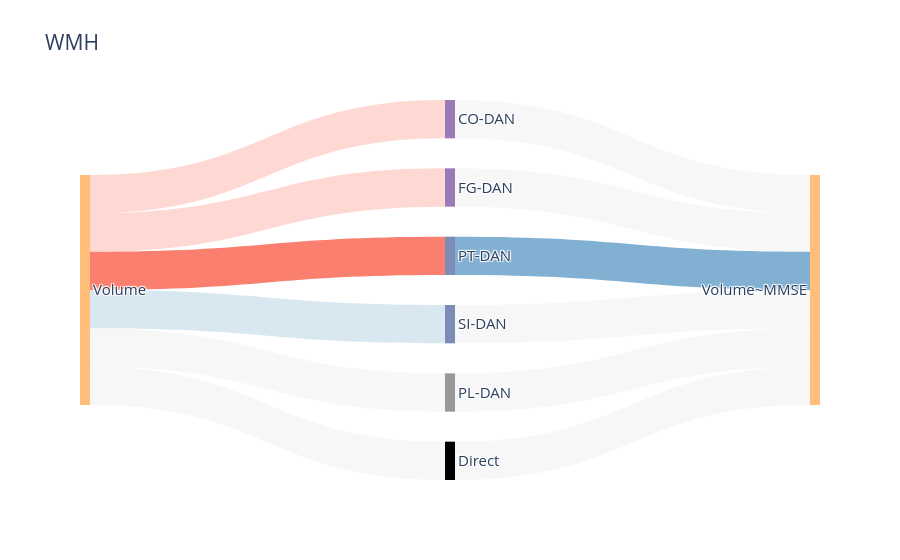

Source (notebook cell):
### Code cell
for cog_group in cog_groups:
    sankey_tbl = med_res_tbl[med_res_tbl.cog.isin(cog_group)].copy()

    for j, lm_lab in enumerate(LM_LAB_ARR[1:]):
        try:
            med_res_lm = sankey_tbl[sankey_tbl.lm == lm_lab]

            # display(med_res_lm[med_res_lm.path.str.contains("fg")])
            y_labs = med_res_lm.medcog.unique()
            x_labs = med_res_lm.med.unique()
            cm_by_net = []
            for cm in CM_NAME_ARR:
                for net in med_res_lm.net.unique():
                    cm_by_net.append(cm[:2].upper() + "-" + network_abbreviations[net])

            sankey_labs = [*x_labs, *cm_by_net, *y_labs, "Direct"]
            sankey_labs_color = [*[PLT3[1] for i in x_labs]]

            for cm in cm_by_net:
                for cm_cl in CM_ARR:
                    if cm[:2].lower() == cm_cl[0][:2]:

                        sankey_labs_color.append(cm_cl[2])

            sankey_labs_color = [*sankey_labs_color, *[PLT3[1] for i in y_labs]]
            # pos_x_arr = [*[0 for i in x_labs], *[0.5 for i in cm_by_net], *[1 for i in y_labs]]

            link_dict = dict(
                source=[],
                target=[],
                value=[],
                line=[],
                color=[],
            )
            node_dict = dict(
                pad=30,
                thickness=10,
                line=dict(color="black", width=0.0),
                label=sankey_labs,
                color=sankey_labs_color,
            )
            # based on each X item
            for j in range(len(med_res_lm) // 17):
                for index in range(5):
                    # Med~X
                    row = med_res_lm.iloc[17 * j + index]

                    cm_x_y = row["path"].split(" ~ ")

                    med_cm = cm_x_y[0]
                    link_dict["source"].append(sankey_labs.index(row["med"]))
                    link_dict["target"].append(
                        sankey_labs.index(
                            med_cm[:2].upper() + "-" + network_abbreviations[row["net"]]
                        )
                    )
                    link_dict["value"].append(1)

                    line_cl = "white" if row.sig == "Yes" else "rgba(0,0,0,0)"
                    link_dict["line"] = dict(color=line_cl, width=0)
                    # if med_res_lm.iloc[17 * j + 10].sig == "Yes":
                    if med_res_lm.iloc[17 * j + index + 5 + 7].sig == "Yes":
                        link_cl = opaque_color[0] if row.coef > 0 else opaque_color[2]
                    else:
                        if row.sig == "Yes":
                            link_cl = trans_color[0] if row.coef > 0 else trans_color[2]
                        else:
                            link_cl = "rgba(0,0,0, 0.03)"
                    # else:
                    #     link_cl = "rgba(255,255,255, 0.03)"
                    link_dict["color"].append(link_cl)

                    # ----------------------------------------------------------------
                    # Y~Med
                    row = med_res_lm.iloc[17 * j + index + 5]
                    print(row.path)
                    cm_x_y = row["path"].split(" ~ ")

                    med_cm = cm_x_y[1]
                    link_dict["source"].append(
                        sankey_labs.index(
                            med_cm[:2].upper() + "-" + network_abbreviations[row["net"]]
                        )
                    )
                    link_dict["target"].append(sankey_labs.index(row["medcog"]))

                    link_dict["value"].append(1)

                    line_cl = "white" if row.sig == "Yes" else "rgba(0,0,0,0)"
                    link_dict["line"] = dict(color=line_cl, width=0)

                    # if med_res_lm.iloc[17 * j + 10].sig == "Yes":
                    print(med_res_lm.iloc[17 * j + index + 5 + 7].path)
                    if med_res_lm.iloc[17 * j + index + 5 + 7].sig == "Yes":
                        link_cl = opaque_color[0] if row.coef > 0 else opaque_color[2]
                    else:
                        if row.sig == "Yes":
                            link_cl = trans_color[0] if row.coef > 0 else trans_color[2]
                        else:
                            link_cl = "rgba(0,0,0, 0.03)"
                    # else:
                    #     link_cl = "rgba(255,255,255, 0.03)"

                    link_dict["color"].append(link_cl)

                # Direct
                row = med_res_lm.iloc[17 * j + 11]
                link_dict["source"].append(sankey_labs.index(row["med"]))
                link_dict["target"].append(sankey_labs.index("Direct"))
                link_dict["value"].append(1)
                if med_res_lm.iloc[17 * j + 11].sig == "Yes":
                    link_cl = opaque_color[0] if row.coef > 0 else opaque_color[2]
                else:
                    link_cl = "rgba(0,0,0, 0.03)"
                link_dict["color"].append(link_cl)

                row = med_res_lm.iloc[17 * j + 11]
                link_dict["source"].append(sankey_labs.index("Direct"))
                link_dict["target"].append(sankey_labs.index(row["medcog"]))
                link_dict["value"].append(1)
                if med_res_lm.iloc[17 * j + 11].sig == "Yes":
                    link_cl = opaque_color[0] if row.coef > 0 else opaque_color[2]

                else:
                    link_cl = "rgba(0,0,0, 0.03)"

                link_dict["color"].append(link_cl)

            fig = go.Figure(data=[go.Sankey(node=node_dict, link=link_dict)])
            
            fig.update_layout(title_text=lm_lab.upper(), font_size=15)

            fig.show()
            if not os.path.exists(f"{HOME}/figures/MA_{cog_group[0]}"):
                os.makedirs(f"{HOME}/figures/MA_{cog_group[0]}")
            fig.write_image(
                f"{HOME}/figures/MA_{cog_group[0]}/sankey-{lm_lab}-{row.med}-{cog_group[0]}.svg",
                format="svg",
                scale=1,
            )
        except:
            pass

### Figure 1 — Plotly figure (JSON) as saved in the notebook; plotly's stock layout.template omitted (floating-point values rounded to 4 significant figures)
{"data": [{"link": {"color": ["rgba(250, 127, 111, 0.3)", "rgba(0,0,0, 0.03)", "rgba(250, 127, 111, 0.3)", "rgba(0,0,0, 0.03)", "rgba(250, 127, 111, 1)", "rgba(130, 176, 210, 1)", "rgba(130, 176, 210, 0.3)", "rgba(0,0,0, 0.03)", "rgba(0,0,0, 0.03)", "rgba(0,0,0, 0.03)", "rgba(0,0,0, 0.03)", "rgba(0,0,0, 0.03)"], "line": {"color": "rgba(0,0,0,0)", "width": 0}, "source": [0, 1, 0, 2, 0, 3, 0, 4, 0, 5, 0, 7], "target": [1, 6, 2, 6, 3, 6, 4, 6, 5, 6, 7, 6], "value": [1, 1, 1, 1, 1, 1, 1, 1, 1, 1, 1, 1]}, "node": {"color": ["#FFBE7A", "#9A7BB7", "#9A7BB7", "#7B8CB7", "#7B8CB7", "#999999", "#FFBE7A"], "label": ["Volume", "CO-DAN", "FG-DAN", "PT-DAN", "SI-DAN", "PL-DAN", "Volume~MMSE", "Direct"], "line": {"color": "black", "width": 0}, "pad": 30, "thickness": 10}, "type": "sankey"}], "layout": {"font": {"size": 15}, "title": {"text": "WMH"}}}
